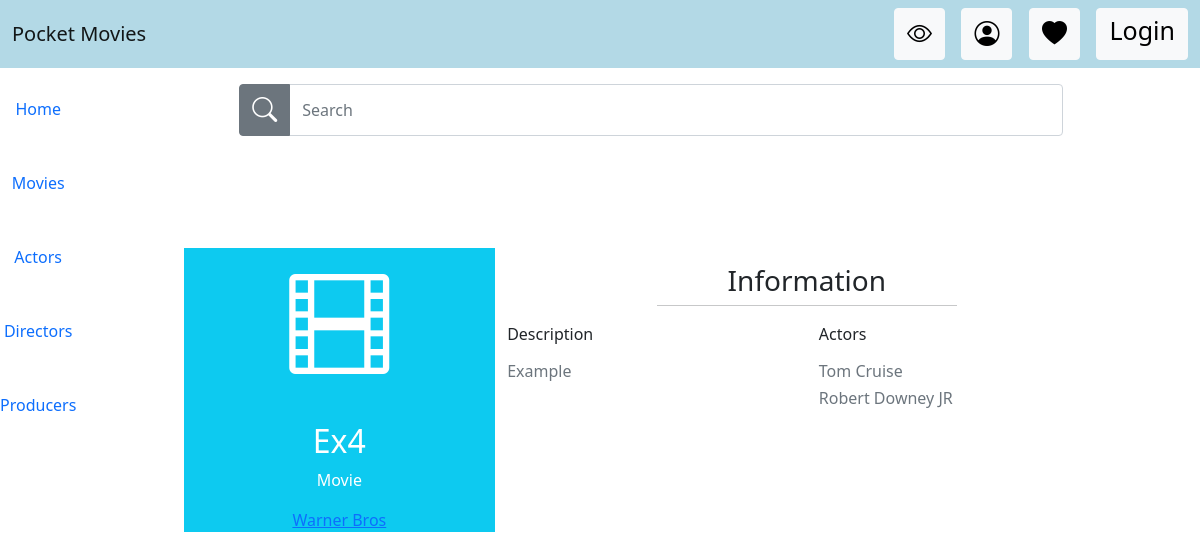
Screenshot of /movie/4 with the database file from the repository.
### app/models.py (models this page shows, shortened)
class Movie(models.Model):
    title = models.CharField(max_length=50, default="Undefined")
    description = models.CharField(max_length=300)
    rating = models.FloatField()
    director = models.ManyToManyField(Director)
    producer = models.ManyToManyField(Producer)
    cast = models.ManyToManyField(Actor)
    genre = models.ManyToManyField(Genre)

class Producer(models.Model):
    name = models.CharField(max_length=255)
    city = models.CharField(max_length=50)
    country = models.CharField(max_length=50)
    website = models.URLField()
    def __str__(self):
        return self.name

class Actor(models.Model):
    name = models.CharField(max_length=255)
    birthdate = models.DateField()
    years_active = models.CharField(max_length=2)
    nationality = models.CharField(max_length=50)

### app/views.py (the view)
# urls.py: path('movie/<id>', views.infoMovie, name="infoMovie"),
def infoMovie(request, id):
    try:
        movie = Movie.objects.get(id=id)
        return render(request, "infoView.html", {"movie": movie})
    except Exception as e:
        movie = None
        print(e)
        return render(request, "infoView.html")

### app/templates/infoView.html (shortened to what this page needs)
{% extends "layout.html" %}
{% block content %}
    {% if producer %}
        <div class="row d-flex justify-content-center">
            <div class="col-md-10 mt-5 pt-5">
                <div class="row z-depth-3">
                    <div class="col-sm-4 bg-info rounded-left">
                        <div class="card-block text-center text-white">
                            <i class="bi bi-building" style="font-size: 100px;"></i>
                            <h2 class="font-weight-bold mt-4">{{ producer.name }}</h2>
                            <p>Producer</p>
                            <a href="{{ producer.website }}">{{ producer.website }}</a>
                        </div>
                    </div>
                    <div class="col-sm-8 bg-white rounded-right">
                        <h3 class="mt-3 text-center">Information</h3>
                        <hr class="badge-primary mt-0 w-50" style="margin-left: auto;margin-right: auto">
                        <div class="row ">
                            <div class="col-sm-6">
                                <p class="font-weight-bold">Country</p>
                                <h6 class="text-muted">{{ producer.country }}</h6>
                            </div>
                            <div class="col-sm-6">
                                <p class="font-weight-bold">City</p>
                                <h6 class="text-muted">{{ producer.city }}</h6>
                            </div>
                        </div>
                    </div>
                </div>
            </div>
        </div>
    {% elif movie %}
        <div class="row d-flex justify-content-center">
        <div class="col-md-10 mt-5 pt-5">
            <div class="row z-depth-3">
                <div class="col-sm-4 bg-info rounded-left">
                    <div class="card-block text-center text-white">
                        <i class="bi bi-film" style="font-size: 100px"></i>
                        <h2 class="font-weight-bold mt-4">{{ movie.title }}</h2>
                        <p>Movie</p>
                        {% for producer in movie.producer.all %}
                            <a href="/producer/{{ producer.id }}">{{ producer }}</a>
                        {% endfor %}
                    </div>
                </div>
                <div class="col-sm-8 bg-white rounded-right">
                    <h3 class="mt-3 text-center">Information</h3>
                    <hr class="badge-primary mt-0 w-50" style="margin-left: auto;margin-right: auto">
                    <div class="row ">
                        <div class="col-sm-6">
                            <p class="font-weight-bold">Description</p>
                            <h6 class="text-muted">{{ movie.description }}</h6>
                        </div>
                        <div class="col-sm-6">
                            <p class="font-weight-bold">Actors</p>
                            {% for actor in movie.cast.all %}
                                <h6 class="text-muted">{{ actor.name }}</h6>
                            {% endfor %}
                        </div>
                    </div>
                </div>
            </div>
        </div>
    {% else %}
        <h1>Ni puto caso</h1>
    {% endif %}
{% endblock %}

### rows the page displays
Movie: title "Ex4", description "Example"
Producer: name "Warner Bros"
Actor: name "Tom Cruise"
Actor: name "Robert Downey JR"
